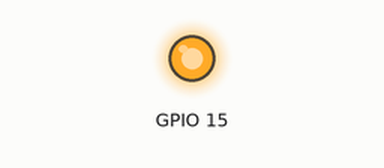
Simulated run of this sketch. Board: ESP32. On the bench: output pins drawn as LEDs (lit = HIGH).

Above: at 2.5 s.
At 7.5 s:
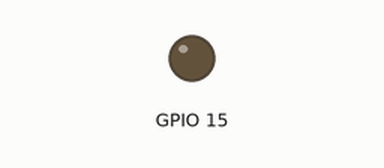
Timing chart, 0 to 13.0 s (numbered marks = the images above):
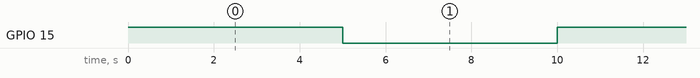

Measured:
- by itself, GPIO 15: alternates HIGH for 5.0 s and LOW for 5.0 s

The sketch:

Relay.ino
```cpp
void setup()
{
pinMode(15, OUTPUT);

}


void loop()
{

    digitalWrite(15,HIGH);  //5 sec on
    delay(5000);
    digitalWrite(15,LOW);   //5 sec off
    delay(5000);

}
```
